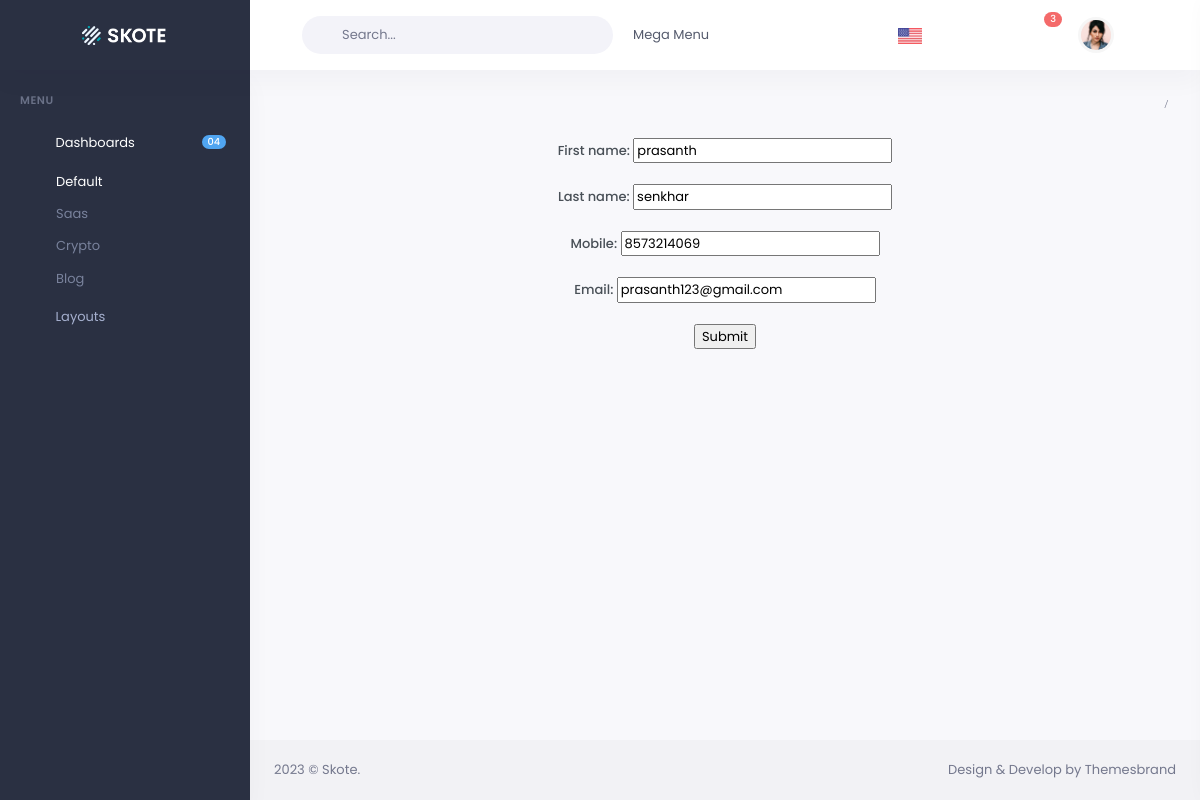
Page /1/update/ on the committed database.
### app_1/models.py (models this page shows, shortened)
class Employee(models.Model):
    first_name = models.CharField(max_length=30)
    last_name = models.CharField(max_length=30)
    mobile = models.CharField(max_length=10)
    email = models.EmailField()

### app_1/views.py (the view)
# urls.py: path('<int:pk>/update/', EmployeeUpdate.as_view(), name = 'EmployeeUpdate'),
class EmployeeUpdate(UpdateView):
    model = Employee
    fields = '__all__'
    template_name = 'model_form.html'
    success_url = '/retrieve/'

### templates/model_form.html (shortened to what this page needs)
{% extends 'partials/base.html' %}
{% block contents %}
<center>
<form method="POST" enctype="multipart/form-data">
    {{ form.as_p }}
    <input type="submit" value="Submit">
</form>
</center>
{% endblock %}

### rows in the picture
Employee: first_name "prasanth", last_name "senkhar", mobile "8573214069", email "prasanth123@gmail.com"
